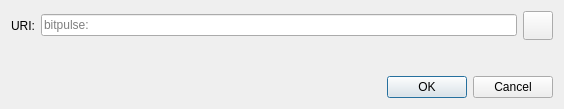
<?xml version="1.0" encoding="UTF-8"?>
<ui version="4.0">
 <class>OpenURIDialog</class>
 <widget class="QDialog" name="OpenURIDialog">
  <property name="geometry">
   <rect>
    <x>0</x>
    <y>0</y>
    <width>564</width>
    <height>109</height>
   </rect>
  </property>
  <property name="windowTitle">
   <string>Open bitpulse URI</string>
  </property>
  <layout class="QVBoxLayout" name="verticalLayout">
   <item>
    <layout class="QHBoxLayout" name="horizontalLayout">
     <item>
      <widget class="QLabel" name="label">
       <property name="text">
        <string>URI:</string>
       </property>
      </widget>
     </item>
     <item>
      <widget class="QValidatedLineEdit" name="uriEdit">
       <property name="placeholderText">
        <string notr="true">bitpulse:</string>
       </property>
      </widget>
     </item>
     <item>
      <widget class="QToolButton" name="pasteButton">
       <property name="toolTip">
        <string extracomment="Tooltip text for button that allows you to paste an address that is in your clipboard.">Paste address from clipboard</string>
       </property>
       <property name="text">
        <string/>
       </property>
       <property name="icon">
        <iconset resource="../bitpulse.qrc">
         <normaloff>:/icons/editpaste</normaloff>:/icons/editpaste
        </iconset>
       </property>
       <property name="iconSize">
        <size>
         <width>22</width>
         <height>22</height>
        </size>
       </property>
      </widget>
     </item>
    </layout>
   </item>
   <item>
    <spacer name="verticalSpacer">
     <property name="orientation">
      <enum>Qt::Vertical</enum>
     </property>
     <property name="sizeHint" stdset="0">
      <size>
       <width>20</width>
       <height>40</height>
      </size>
     </property>
    </spacer>
   </item>
   <item>
    <widget class="QDialogButtonBox" name="buttonBox">
     <property name="orientation">
      <enum>Qt::Horizontal</enum>
     </property>
     <property name="standardButtons">
      <set>QDialogButtonBox::Cancel|QDialogButtonBox::Ok</set>
     </property>
    </widget>
   </item>
  </layout>
 </widget>
 <customwidgets>
  <customwidget>
   <class>QValidatedLineEdit</class>
   <extends>QLineEdit</extends>
   <header>qt/qvalidatedlineedit.h</header>
  </customwidget>
 </customwidgets>
 <resources/>
 <connections>
  <connection>
   <sender>buttonBox</sender>
   <signal>accepted()</signal>
   <receiver>OpenURIDialog</receiver>
   <slot>accept()</slot>
   <hints>
    <hint type="sourcelabel">
     <x>248</x>
     <y>254</y>
    </hint>
    <hint type="destinationlabel">
     <x>157</x>
     <y>274</y>
    </hint>
   </hints>
  </connection>
  <connection>
   <sender>buttonBox</sender>
   <signal>rejected()</signal>
   <receiver>OpenURIDialog</receiver>
   <slot>reject()</slot>
   <hints>
    <hint type="sourcelabel">
     <x>316</x>
     <y>260</y>
    </hint>
    <hint type="destinationlabel">
     <x>286</x>
     <y>274</y>
    </hint>
   </hints>
  </connection>
 </connections>
</ui>
